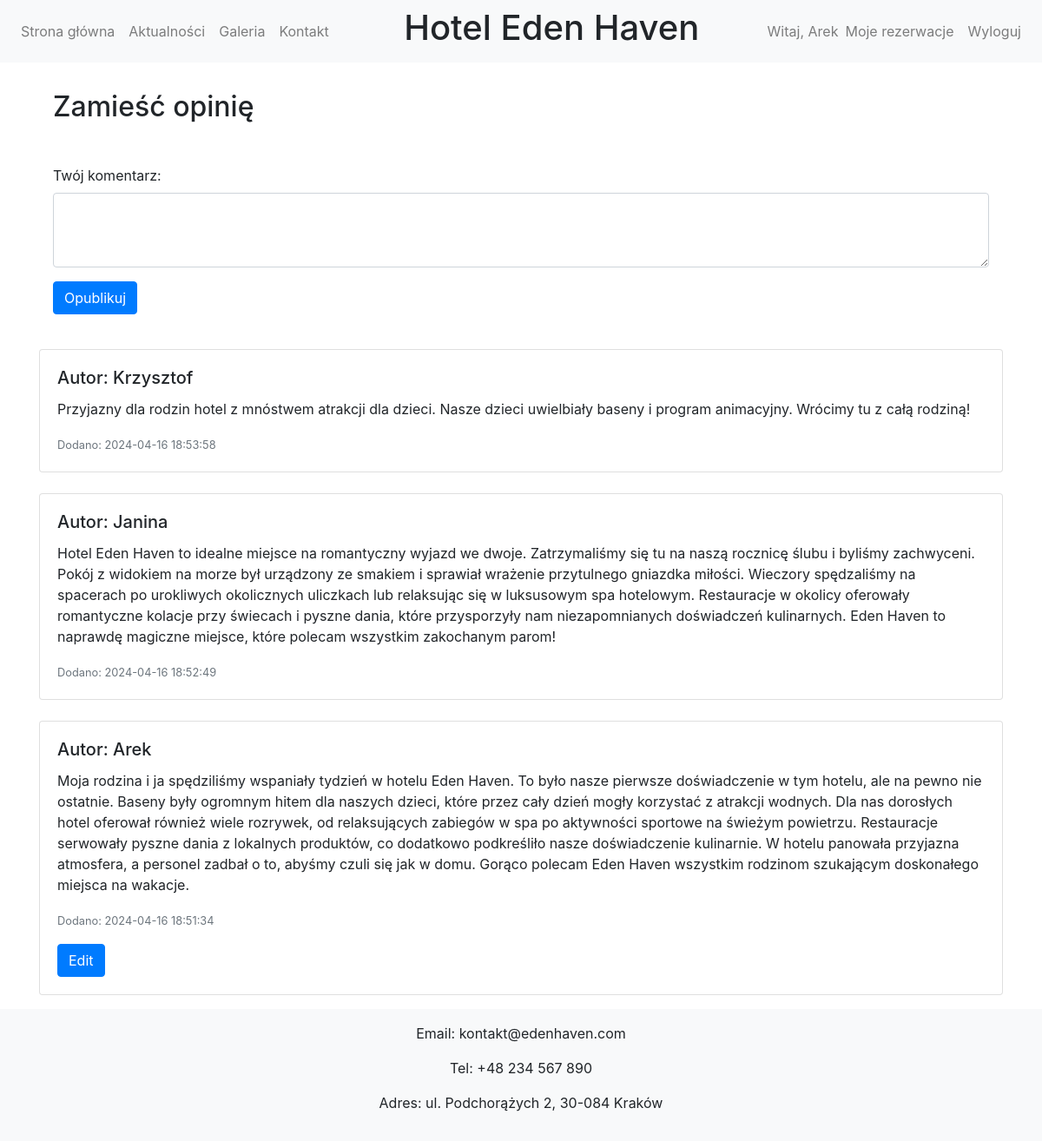
Page /opinions.php (signed in) on the committed database.
### tables this page shows
CREATE TABLE `comments` (
  `comment_id` int(11) NOT NULL,
  `comment` text NOT NULL,
  `user_id` int(11) NOT NULL,
  `date` datetime NOT NULL
);

CREATE TABLE `users` (
  `user_id` int(11) NOT NULL,
  `username` text NOT NULL,
  `password` text NOT NULL,
  `email` text NOT NULL,
  `admin` int(11) NOT NULL
);

### opinions.php (the view, shortened to what this page needs)
<!DOCTYPE html>
<html lang="pl">
<head>
    <link rel="stylesheet" href="https://stackpath.bootstrapcdn.com/bootstrap/4.5.0/css/bootstrap.min.css">
    <link rel="stylesheet" href="style.css">
</head>
<body>
    <?php
    require 'connect.php';
    ?>
    <header>
        <nav class="navbar navbar-expand-lg navbar-light bg-light">
            <ul class="navbar-nav mr-auto">
                <li class="nav-item"><a class="nav-link" href="index.php">Strona główna</a></li>
                <li class="nav-item"><a class="nav-link" href="news.php">Aktualności</a></li>
                <li class="nav-item"><a class="nav-link" href="gallery.php">Galeria</a></li>
                <li class="nav-item"><a class="nav-link" href="#contact">Kontakt</a></li>
            </ul>
            <h1 class="text-center">Hotel Eden Haven</h1>
            <div class="navbar-nav ml-auto">
                <?php
                if (isset($_SESSION['username'])) {
                    echo '<span class="navbar-text">Witaj, ' . $_SESSION['username'] . '</span>';
                    echo '<a class="nav-item nav-link" href="my_reservations.php">Moje rezerwacje</a>';
                    echo '<a class="nav-item nav-link" href="logout.php">Wyloguj</a>';
                } else {
                    echo '<a class="nav-item nav-link" href="register.php">Rejestracja</a>';
                    echo '<a class="nav-item nav-link" href="login.php">Logowanie</a>';
                }
                ?>
            </div>
        </nav>
    </header>
    <main class="container mt-3">
        <?php
        if (isset($_SESSION['username'])) {
            echo '
    <div class="p-3">
        <h2>Zamieść opinię</h2>
        <form action="opinions.php" method="post" class="mt-5">
            <div class="form-group">
                <label for="comment">Twój komentarz:</label>
                <textarea id="comment" name="comment" class="form-control" rows="3" required></textarea>
            </div>
            <input type="hidden" name="user_id" value="' . $_SESSION['user_id'] . '">
            <input type="submit" value="Opublikuj" class="btn btn-primary">
        </form>
    </div>
    ';
        } else {
            echo '<p class="p-3">Proszę się <a href="login.php">zalogować</a> aby umieścić opinię</p>';
        }
        ?>
        <?php
        $stmt = $pdo->query('SELECT comments.comment, users.username, comments.date, comments.comment_id FROM comments JOIN users ON comments.user_id = users.user_id ORDER BY comments.date DESC');
        while ($row = $stmt->fetch()) {
            echo '<div class="card mt-4">';
            echo '<div class="card-body">';
            echo '<h5 class="card-title">Autor: ' . htmlspecialchars($row['username']) . '</h5>';
            echo '<p class="card-text">' . htmlspecialchars($row['comment']) . '</p>';
            echo '<p class="card-text"><small class="text-muted">Dodano: ' . htmlspecialchars($row['date']) . '</small></p>';
            if (isset($_SESSION['username']) && $_SESSION['username'] == $row['username']) {
                echo '<a href="edit_comment.php?id=' . $row['comment_id'] . '" class="btn btn-primary">Edit</a>';
            }
            echo '</div>';
            echo '</div>';
        }
        ?>
    </main>
    <footer id="contact" class="footer py-3 mt-3 bg-light">
        <div class="container text-center">
            <p>Email: kontakt@edenhaven.com</p>
            <p>Tel: +48 234 567 890</p>
            <p>Adres: ul. Podchorążych 2, 30-084 Kraków</p>
        </div>
    </footer>
</body>
</html>

### rows in the picture
comments: user.username "Krzysztof", comment "Przyjazny dla rodzin hotel z mnóstwem atrakcji dla dzieci. Nasze dzieci uwielbiały baseny i program animacyjny. Wrócimy tu z całą rodziną!", date "2024-04-16 18:53:58"
comments: user.username "Janina", comment "Hotel Eden Haven to idealne miejsce na romantyczny wyjazd we dwoje. Zatrzymaliśmy się tu na naszą rocznicę ślubu i byliśmy zachwyceni. Pokój z widokiem na morze był urządzony ze smakiem i sprawiał wrażenie przytulnego gniazdka miłości. Wieczory spędzaliśmy na spacerach po urokliwych okolicznych uliczkach lub relaksując się w luksusowym spa hotelowym. Restauracje w okolicy oferowały romantyczne kolacje przy świecach i pyszne dania, które przysporzyły nam niezapomnianych doświadczeń kulinarnych. Eden Haven to naprawdę magiczne miejsce, które polecam wszystkim zakochanym parom!", date "2024-04-16 18:52:49"
comments: user.username "Arek", comment "Moja rodzina i ja spędziliśmy wspaniały tydzień w hotelu Eden Haven. To było nasze pierwsze doświadczenie w tym hotelu, ale na pewno nie ostatnie. Baseny były ogromnym hitem dla naszych dzieci, które przez cały dzień mogły korzystać z atrakcji wodnych. Dla nas dorosłych hotel oferował również wiele rozrywek, od relaksujących zabiegów w spa po aktywności sportowe na świeżym powietrzu. Restauracje serwowały pyszne dania z lokalnych produktów, co dodatkowo podkreśliło nasze doświadczenie kulinarnie. W hotelu panowała przyjazna atmosfera, a personel zadbał o to, abyśmy czuli się jak w domu. Gorąco polecam Eden Haven wszystkim rodzinom szukającym doskonałego miejsca na wakacje.", date "2024-04-16 18:51:34"

### other values in the picture
$_SESSION['username'] "Arek"
